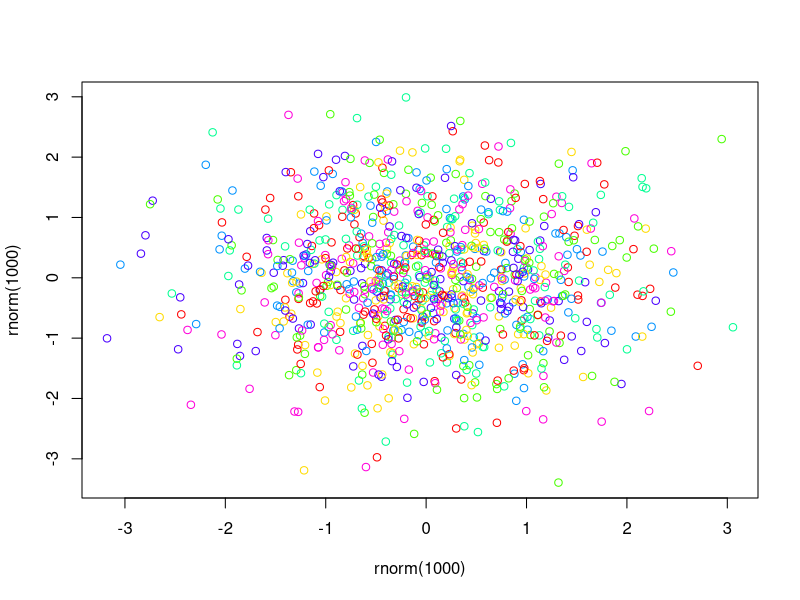
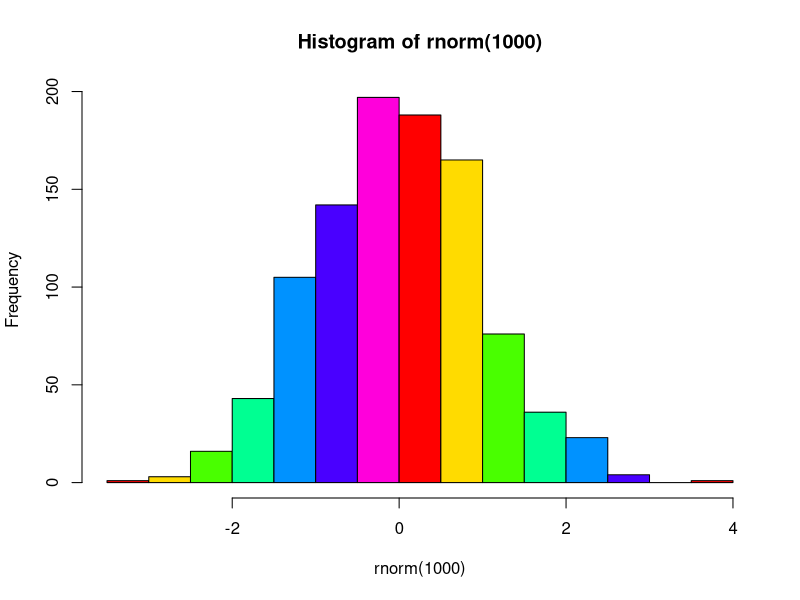

Recreate these plots in R, in order.
## ---- chunk 1
plot(rnorm(1000),rnorm(1000),col=rainbow(7))
## ---- chunk 2
hist(rnorm(1000),col=rainbow(7))
## ---- chunk 3
1 + 1
